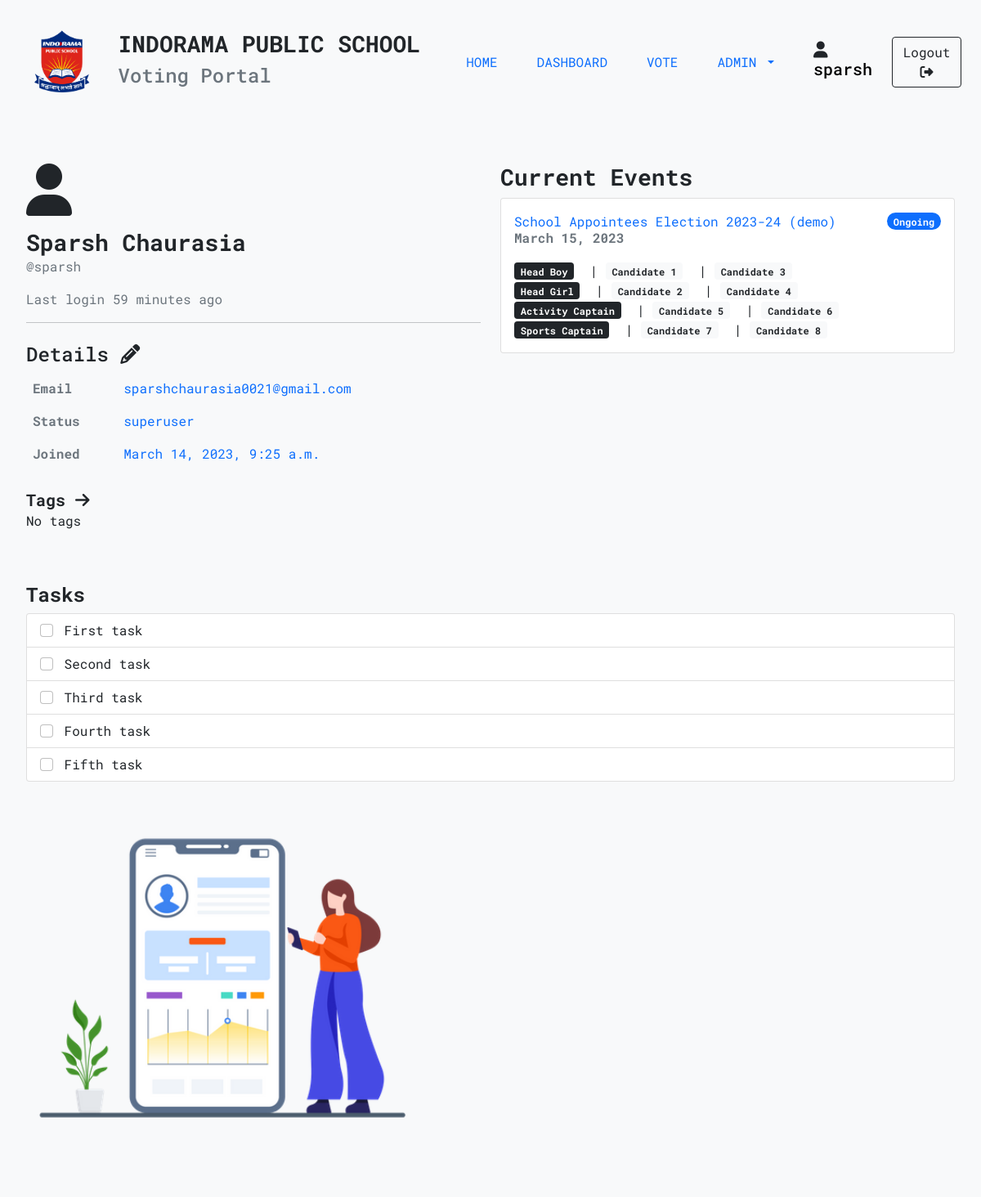
The page /dashboard (signed in) on the database its author committed.
### apps/vote/models.py (models this page shows, shortened)
class Event(models.Model):
    EventID = models.AutoField(primary_key=True)
    Date = models.DateField()
    EventName = models.TextField()

class Category(models.Model):
    Event = models.ForeignKey(Event, on_delete=models.CASCADE, null=True)
    CategoryName = models.TextField()
    def __str__(self):
        return self.CategoryName

class Option(models.Model):
    OptionID = models.AutoField(primary_key=True)
    OptionEvent = models.ForeignKey(Event, on_delete=models.CASCADE)
    OpitonCategory = models.ForeignKey(Category, on_delete=models.CASCADE)
    OptionName = models.TextField()
    Votes = models.IntegerField(default=0)

### apps/home/views.py (the view)
# urls.py: path("dashboard", dashboard),
@login_required(login_url="/login")
def dashboard(request):
    params = {}
    events = Event.objects.all()
    for event in events:
        params[event] = {}
        categorys = Category.objects.filter(Event=event)
        for category in categorys:
            options = Option.objects.filter(OpitonCategory=category)
            params[event].update({category: options})
    return render(request, "dashboard.html", {"params":params})

### templates/dashboard.html (shortened to what this page needs)
{% extends 'bases/base.html' %}
{% load humanize %}
{% load static %}
{% block stylesheets %}
<link rel="stylesheet" href="{% static 'css/dashboard.css' %}">
{% endblock stylesheets %}
{% block content %}
<div class="page">
    <div class="conatainer">
        <div class="row">
            <div class="col pb-5">
                <div>
                    <i class="fa-solid fa-user fa-4x"></i>
                    <p class="mt-3 h3 fw-bold mb-0">{{request.user.get_full_name}}</p>
                    <p class="text-muted">@{{ user }}</p>
                    <p class="text-muted">Last login {{ user.last_login|naturaltime }}</p>
                </div>
                <hr>
                <div class="mt-4">
                    <p class="h4">Details <i class="fa-solid fa-pencil"></i></p>
                    <table class="table table-borderless">
                        <tbody>
                            <tr>
                                <th class="text-muted">Email</th>
                                <td class="text-primary">{{ user.email }}</td>
                            </tr>
                            <tr>
                                <th class="text-muted">Status</th>
                                <td class="text-primary">
                                    {% if user.is_superuser %}
                                        <span>superuser</span>
                                    {% elif user.is_admin %}
                                        <span>admin</span>
                                    {% else %}
                                        <span>user</span>
                                    {% endif %}
                                </td>
                            </tr>
                            <tr>
                                <th class="text-muted">Joined</th>
                                <td class="text-primary">{{ user.date_joined }}</td>
                            </tr>
                        </tbody>
                    </table>
                </div>
                <div class="mt-4">
                    <span class="fw-bold h5">Tags <i class="fa-solid fa-arrow-right"></i></span>
                    <p>
                        {% if user.groups.all  %}
                        {% for g in user.groups.all %}
                        <span>{{ g }}</span>
                        {% endfor %}
                        {% else %}
                        <span>No tags</span>
                        {% endif %}
                    </p>
                </div>
            </div>
            <div class="col-lg-6 pb-5">
                <div>
                    <p class="h3 fw-bold">Current Events</p>
                        <div>
                        {% for event, values in params.items %}
                            <div class="card">
                            <div class="card-body">
                                <a href="/vote/{{ event.EventName }}" class="card-title text-decoration-none" aria-current="true">
                                <div class="d-flex justify-content-between align-items-center">
                                    <span>{{ event.EventName }}</span>
                                    <span class="badge bg-primary rounded-pill">Ongoing</span>
                                </div>
                                <p class="card-subtitle fw-bold text-muted">{{ event.Date }}</p>
                                </a>
                                <div class="mt-3">
                                {% for category, options in values.items %}
                                    <span class="badge bg-dark">{{ category }}</span>
                                    {% for option in options %}
                                        &nbsp|&nbsp<span class="badge bg-light text-dark">{{ option.OptionName }}</span>
                                    {% endfor %}
                                    <br>
                                {% endfor %}
                                </div>
                            </div>
                            </div>
                        {% endfor %}
                    </div>
                </div>
            </div>
            <div class="col pb-5">
                <div>
                    <p class="h4 fw-bold">Tasks</p>
                    <div class="list-group">
                        <label class="list-group-item">
                            <input class="form-check-input me-1" type="checkbox" value="">
                            First task
                        </label>
                        <label class="list-group-item">
                            <input class="form-check-input me-1" type="checkbox" value="">
                            Second task
                        </label>
                        <label class="list-group-item">
                            <input class="form-check-input me-1" type="checkbox" value="">
                            Third task
                        </label>
                        <label class="list-group-item">
                            <input class="form-check-input me-1" type="checkbox" value="">
                            Fourth task
                        </label>
                        <label class="list-group-item">
                            <input class="form-check-input me-1" type="checkbox" value="">
                            Fifth task
                        </label>
                    </div>
                </div>
                <img class="dashboard__image" src="{% static 'images/pro1.png' %}" alt="placeholder image">
            </div>
        </div>
</div>
{% endblock content %}

### templates/bases/base.html (shortened to what this page needs)
{% load static %}
<!DOCTYPE html>
<html lang="en">
<head>
    <link rel="stylesheet" href="https://cdnjs.cloudflare.com/ajax/libs/font-awesome/6.2.1/css/all.min.css" />
    <link rel="stylesheet" href="{% static 'css/global.css' %}">
    <link href="https://cdn.jsdelivr.net/npm/bootstrap@5.0.2/dist/css/bootstrap.min.css" rel="stylesheet">
    {% block stylesheets %}{% endblock stylesheets %}
</head>
<header>
    {% include 'includes/navbar.html' %}
</header>
<body style="font-family: 'Roboto Mono', monospace; background-color:#F8F9FA;">
    {% block content %}{% endblock content %}
</body>
</html>

### templates/includes/navbar.html (shortened to what this page needs)
{% load static %}
<nav class="navbar navbar-expand-lg bg-light">
  <div class="container-fluid px-4 py-3">
    <div class="navbar-brand d-flex align-items-center">
      <a href="/"><img src="{% static 'images/logo(3).png' %}" alt="logo" srcset="" style="height: 5rem;"></a>
      <div class="mx-3">
        <h3 class="fw-bold">INDORAMA PUBLIC SCHOOL</h3>
        <h4 class="text-muted">Voting Portal</h4>
      </div>
    </div>
    <div class="collapse navbar-collapse" id="navbarSupportedContent">
      <ul class="navbar-nav ms-auto mb-2 mb-lg-0">
        <li class="nav-item mx-3">
          <a class="nav-link" href="/">HOME</a>
        </li>
        <li class="nav-item mx-3">
          <a class="nav-link" href="/dashboard">DASHBOARD</a>
        </li>
        <li class="nav-item mx-3">
          <a class="nav-link" href="/vote/">VOTE</a>
        </li>
        <li class="nav-item dropdown mx-3">
          <a class="nav-link dropdown-toggle" href="#" id="navbarDropdown" role="button" data-bs-toggle="dropdown" aria-expanded="false">
            ADMIN
          </a>
        </li>
      </ul>
      <div class="user-name d-flex mx-4 my-4">
        <h5><i class="fa-solid fa-user"></i> <a href="/dashboard", style="text-decoration: none; color: black;">{{ user }}</a></h5>
      </div>
      </div>
        <a href="{% url 'logout' %}" class="btn btn-outline-dark">Logout <i class="fa-solid fa-right-from-bracket"></i></a>
      </div>
</nav>

### static/css/global.css (style rules this page uses)
.page { padding: 3rem 2rem; }

### static/css/dashboard.css (style rules this page uses)
.dashboard__image { width: 30rem; height: auto; }

### rows shown on the page
Event: EventName "School Appointees Election 2023-24 (demo)", Date "March 15, 2023"
Category: CategoryName "Head Boy"
Option: OptionName "Candidate 1"
Option: OptionName "Candidate 3"
Category: CategoryName "Head Girl"
Option: OptionName "Candidate 2"
Option: OptionName "Candidate 4"
Category: CategoryName "Activity Captain"
Option: OptionName "Candidate 5"
Option: OptionName "Candidate 6"
Category: CategoryName "Sports Captain"
Option: OptionName "Candidate 7"
Option: OptionName "Candidate 8"

### other values the page prints
{{ user }} "sparsh"
{{ request.user.get_full_name }} "Sparsh Chaurasia"
{{ user.last_login|naturaltime }} "59 minutes ago"
{{ user.email }} "sparshchaurasia0021@gmail.com"
{{ user.date_joined }} "March 14, 2023, 9:25 a.m."
